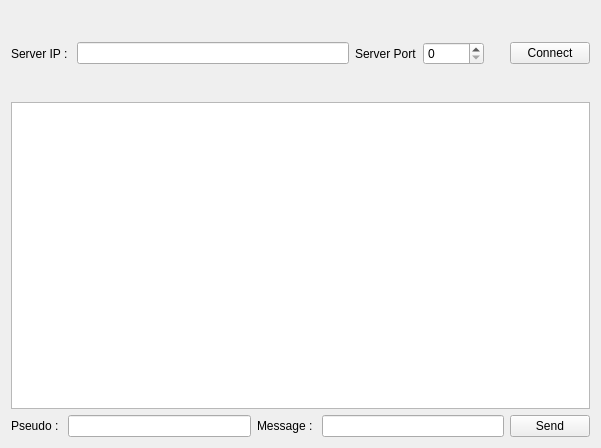
<?xml version="1.0" encoding="UTF-8"?>
<ui version="4.0">
 <class>ClientMainWindow</class>
 <widget class="QWidget" name="ClientMainWindow">
  <property name="geometry">
   <rect>
    <x>0</x>
    <y>0</y>
    <width>601</width>
    <height>448</height>
   </rect>
  </property>
  <property name="windowTitle">
   <string>FChat - Client</string>
  </property>
  <layout class="QVBoxLayout" name="verticalLayout">
   <item>
    <layout class="QHBoxLayout" name="horizontalLayout_2">
     <item>
      <widget class="QLabel" name="server_ip_label">
       <property name="text">
        <string>Server IP : </string>
       </property>
      </widget>
     </item>
     <item>
      <widget class="QLineEdit" name="server_ip_lineEdit"/>
     </item>
     <item>
      <widget class="QLabel" name="server_port_label">
       <property name="text">
        <string>Server Port</string>
       </property>
      </widget>
     </item>
     <item>
      <widget class="QSpinBox" name="server_port_spinBox">
       <property name="maximum">
        <number>60000</number>
       </property>
      </widget>
     </item>
     <item>
      <spacer name="verticalSpacer">
       <property name="orientation">
        <enum>Qt::Vertical</enum>
       </property>
       <property name="sizeType">
        <enum>QSizePolicy::Fixed</enum>
       </property>
       <property name="sizeHint" stdset="0">
        <size>
         <width>20</width>
         <height>85</height>
        </size>
       </property>
      </spacer>
     </item>
     <item>
      <widget class="QPushButton" name="connection_pushButton">
       <property name="text">
        <string>Connect</string>
       </property>
      </widget>
     </item>
    </layout>
   </item>
   <item>
    <widget class="QTextBrowser" name="sent_message_textBrowser"/>
   </item>
   <item>
    <layout class="QHBoxLayout" name="horizontalLayout">
     <item>
      <widget class="QLabel" name="pseudo_label">
       <property name="text">
        <string>Pseudo : </string>
       </property>
      </widget>
     </item>
     <item>
      <widget class="QLineEdit" name="pseudo_lineEdit">
       <property name="inputMask">
        <string/>
       </property>
       <property name="text">
        <string/>
       </property>
       <property name="placeholderText">
        <string/>
       </property>
       <property name="clearButtonEnabled">
        <bool>false</bool>
       </property>
      </widget>
     </item>
     <item>
      <widget class="QLabel" name="message_label">
       <property name="text">
        <string>Message : </string>
       </property>
      </widget>
     </item>
     <item>
      <widget class="QLineEdit" name="message_lineEdit"/>
     </item>
     <item>
      <widget class="QPushButton" name="send_pushButton">
       <property name="text">
        <string>Send</string>
       </property>
      </widget>
     </item>
    </layout>
   </item>
  </layout>
 </widget>
 <resources/>
 <connections/>
</ui>
